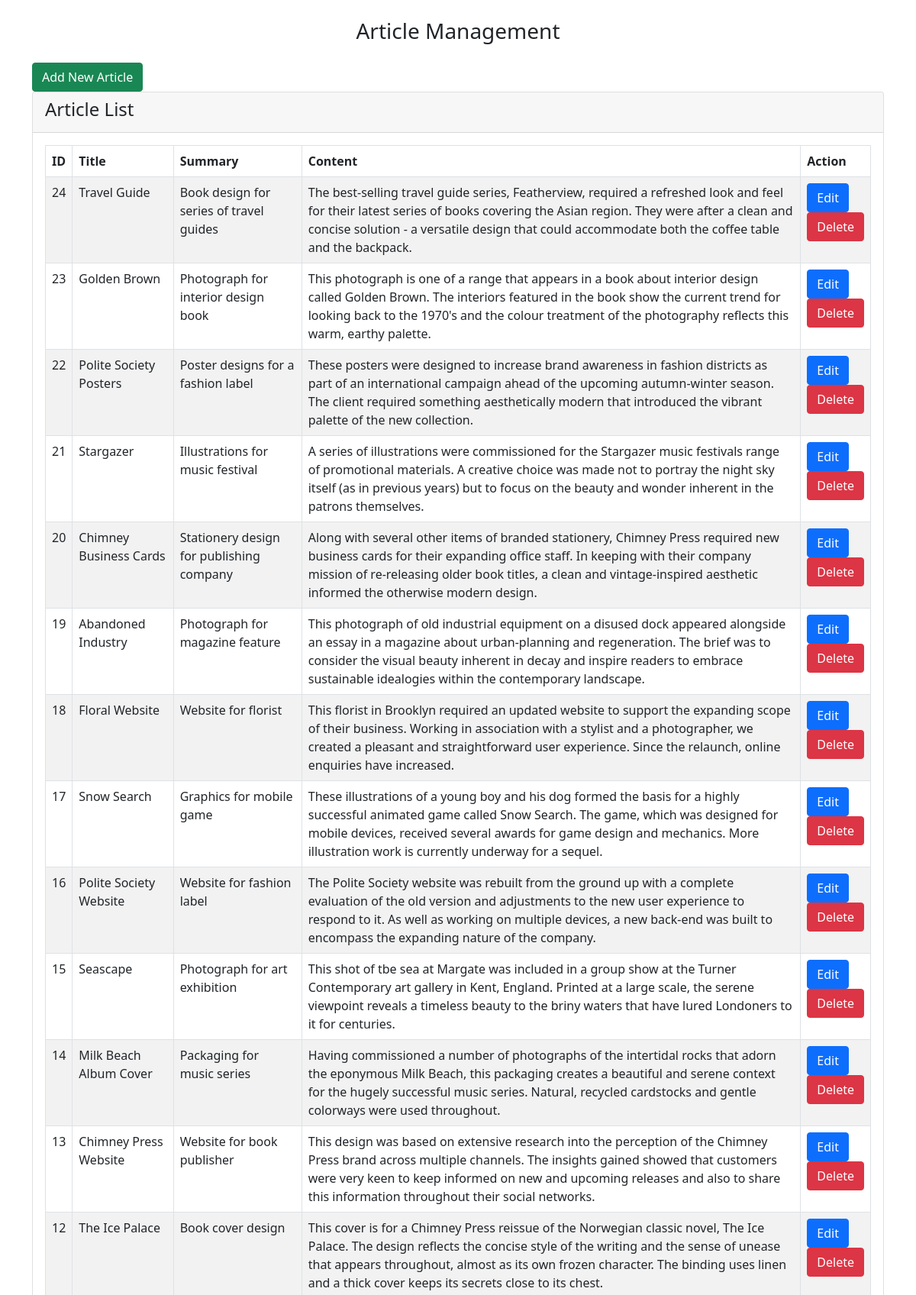
Page /public/web.php (upper part) on the committed database.
### tables this page shows
CREATE TABLE `article` (
  `id` int(11) NOT NULL,
  `title` varchar(80) NOT NULL,
  `summary` varchar(254) NOT NULL,
  `content` text NOT NULL,
  `created` timestamp NOT NULL DEFAULT current_timestamp(),
  `category_id` int(11) NOT NULL,
  `member_id` int(11) NOT NULL,
  `image_id` int(11) DEFAULT NULL,
  `published` tinyint(4) NOT NULL DEFAULT 0
);

### app/controllers/HomeController.php (called while the page is built)
<?php
    require_once "../app/service/ArticleService.php";
    class HomeController{
        public function index(){
            $articles = ArticleService::getAllArticles();
            include("../app/views/home/index.php");
        }
    }

### app/service/ArticleService.php (called while the page is built, shortened)
<?php
require_once "../app/models/Article.php";
class ArticleService
{
    public static function getAllArticles()
    {
        $DBConnect = new DBConnect();
        $conn = $DBConnect->getConnection();
        $sql = "SELECT * FROM article ORDER BY created DESC";
        $stmt = $conn->query($sql);
        $articles = [];
        while ($row = $stmt->fetch()) {
            $article = new Article(
                $row['id'],
                $row['title'],
                $row['summary'],
                $row['content'],
                self::getCategoryNameByID($row['category_id']),
                self::getAuthorNameByID($row['member_id']),
            );
            array_push($articles, $article);
        }
        return $articles;
    }
    public static function getCategoryNameByID($categoryID)
    {
        $DBConnect = new DBConnect();
        $conn = $DBConnect->getConnection();
        $sql = "SELECT id, name FROM category WHERE id = ?";
        $stmt = $conn->prepare($sql);
        $stmt->bindValue(1, $categoryID, PDO::PARAM_INT);
        $stmt->execute();
        $category = $stmt->fetch();
        return $category['name'];
    }
    public static function getAuthorNameByID($authorID)
    {
        $DBConnect = new DBConnect();
        $conn = $DBConnect->getConnection();
        $sql = "SELECT id, forename FROM member WHERE id = ?";
        $stmt = $conn->prepare($sql);
        $stmt->bindValue(1, $authorID, PDO::PARAM_INT);
        $stmt->execute();
        $author = $stmt->fetch();
        return $author['forename'];
    }
}

### app/models/Article.php (called while the page is built, shortened)
<?php
class Article
{
    private $id;
    private $title;
    private $summary;
    private $content;
    public function __construct($id, $title, $summary, $content, $category_id, $member_id)
    {
        $this->id = $id;
        $this->title = $title;
        $this->summary = $summary;
        $this->content = $content;
    }
    public function getId()
    {
        return $this->id;
    }
    public function getTitle()
    {
        return $this->title;
    }
    public function getSummary()
    {
        return $this->summary;
    }
    public function getContent()
    {
        return $this->content;
    }
}

### app/views/home/index.php (the view, shortened to what this page needs)
<!DOCTYPE html>
<html lang="en">
<head>
    <link href="https://cdn.jsdelivr.net/npm/bootstrap@5.0.2/dist/css/bootstrap.min.css" rel="stylesheet"
>
</head>
<body>
    <div class="container">
        <div class="mt-4">
            <h3 class="text-center">Article Management</h3>
        </div>
        <div class="mt-4">
            <div>
                <a href="?route=create" class="btn btn-success">Add New Article</a>
            </div>
            <div class="card">
                <div class="card-header">
                    <h4 class="d-inline-block">Article List</h4>
                </div>
                <div class="card-body">
                    <table class="table table-bordered table-striped">
                        <thead class="fw-bolder">
                            <tr>
                                <td>ID</td>
                                <td>Title</td>
                                <td>Summary</td>
                                <td>Content</td>
                                <td>Action</td>
                            </tr>
                        </thead>
                        <tbody>
                            <?php
                            foreach ($articles as $article) {
                            ?>
                            <tr>
                                <td><?= $article->getID() ?></td>
                                <td><?= $article->getTitle() ?></td>
                                <td><?= $article->getSummary() ?></td>
                                <td><?= $article->getContent() ?></td>
                                <td>
                                    <a href="" class="btn btn-primary">Edit</a>
                                    <form action="">
                                        <button type="submit" class="btn btn-danger">Delete</button>
                                    </form>
                                </td>
                            </tr>
                            <?php
                            }
                            ?>
                        </tbody>
                    </table>
                </div>
            </div>
        </div>
    </div>
</body>
</html>

### public/web.php (shortened to what this page needs)
<?php
$route = isset($_GET['route']) ? $_GET['route'] : '/';
switch ($route) {
    case '/':
        require_once "../app/controllers/HomeController.php";
        $homeController = new HomeController();
        $homeController->index();
        break;
}

### rows in the picture
article: id "24", title "Travel Guide", summary "Book design for series of travel guides", content "The best-selling travel guide series, Featherview, required a refreshed look and feel for their latest series of books covering the Asian region. They were after a clean and concise solution - a versatile design that could accommodate both the coffee table and the backpack."
article: id "23", title "Golden Brown", summary "Photograph for interior design book", content "This photograph is one of a range that appears in a book about interior design called Golden Brown. The interiors featured in the book show the current trend for looking back to the 1970's and the colour treatment of the photography reflects this warm, earthy palette."
article: id "22", title "Polite Society Posters", summary "Poster designs for a fashion label", content "These posters were designed to increase brand awareness in fashion districts as part of an international campaign ahead of the upcoming autumn-winter season. The client required something aesthetically modern that introduced the vibrant palette of the new collection."
article: id "21", title "Stargazer", summary "Illustrations for music festival", content "A series of illustrations were commissioned for the Stargazer music festivals range of promotional materials. A creative choice was made not to portray the night sky itself (as in previous years) but to focus on the beauty and wonder inherent in the patrons themselves."
article: id "20", title "Chimney Business Cards", summary "Stationery design for publishing company", content "Along with several other items of branded stationery, Chimney Press required new business cards for their expanding office staff. In keeping with their company mission of re-releasing older book titles, a clean and vintage-inspired aesthetic informed the otherwise modern design."
article: id "19", title "Abandoned Industry", summary "Photograph for magazine feature", content "This photograph of old industrial equipment on a disused dock appeared alongside an essay in a magazine about urban-planning and regeneration. The brief was to consider the visual beauty inherent in decay and inspire readers to embrace sustainable idealogies within the contemporary landscape."
article: id "18", title "Floral Website", summary "Website for florist", content "This florist in Brooklyn required an updated website to support the expanding scope of their business. Working in association with a stylist and a photographer, we created a pleasant and straightforward user experience. Since the relaunch, online enquiries have increased."
article: id "17", title "Snow Search", summary "Graphics for mobile game", content "These illustrations of a young boy and his dog formed the basis for a highly successful animated game called Snow Search. The game, which was designed for mobile devices, received several awards for game design and mechanics. More illustration work is currently underway for a sequel."
article: id "16", title "Polite Society Website", summary "Website for fashion label", content "The Polite Society website was rebuilt from the ground up with a complete evaluation of the old version and adjustments to the new user experience to respond to it. As well as working on multiple devices, a new back-end was built to encompass the expanding nature of the company."
article: id "15", title "Seascape", summary "Photograph for art exhibition", content "This shot of tbe sea at Margate was included in a group show at the Turner Contemporary art gallery in Kent, England. Printed at a large scale, the serene viewpoint reveals a timeless beauty to the briny waters that have lured Londoners to it for centuries."
article: id "14", title "Milk Beach Album Cover", summary "Packaging for music series", content "Having commissioned a number of photographs of the intertidal rocks that adorn the eponymous Milk Beach, this packaging creates a beautiful and serene context for the hugely successful music series. Natural, recycled cardstocks and gentle colorways were used throughout."
article: id "13", title "Chimney Press Website", summary "Website for book publisher", content "This design was based on extensive research into the perception of the Chimney Press brand across multiple channels. The insights gained showed that customers were very keen to keep informed on new and upcoming releases and also to share this information throughout their social networks."
article: id "12", title "The Ice Palace", summary "Book cover design", content "This cover is for a Chimney Press reissue of the Norwegian classic novel, The Ice Palace. The design reflects the concise style of the writing and the sense of unease that appears throughout, almost as its own frozen character. The binding uses linen and a thick cover keeps its secrets close to its chest."
